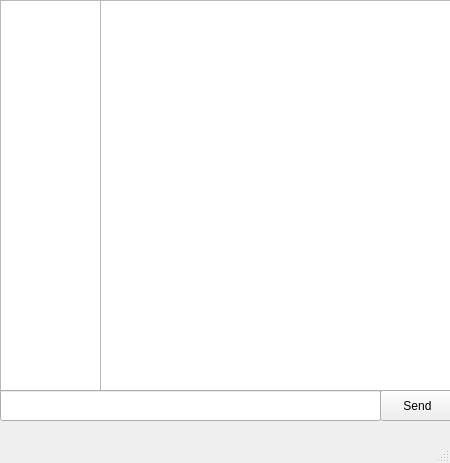
<?xml version="1.0" encoding="UTF-8"?>
<ui version="4.0">
 <class>MainWindow</class>
 <widget class="QMainWindow" name="MainWindow">
  <property name="geometry">
   <rect>
    <x>0</x>
    <y>0</y>
    <width>450</width>
    <height>463</height>
   </rect>
  </property>
  <property name="windowTitle">
   <string>MainWindow</string>
  </property>
  <widget class="QWidget" name="centralwidget">
   <widget class="QTextEdit" name="chatView">
    <property name="geometry">
     <rect>
      <x>100</x>
      <y>0</y>
      <width>351</width>
      <height>391</height>
     </rect>
    </property>
   </widget>
   <widget class="QListWidget" name="userListView">
    <property name="geometry">
     <rect>
      <x>0</x>
      <y>0</y>
      <width>101</width>
      <height>391</height>
     </rect>
    </property>
   </widget>
   <widget class="QLineEdit" name="messageLineEdit">
    <property name="geometry">
     <rect>
      <x>0</x>
      <y>390</y>
      <width>381</width>
      <height>31</height>
     </rect>
    </property>
   </widget>
   <widget class="QPushButton" name="sendButton">
    <property name="geometry">
     <rect>
      <x>380</x>
      <y>390</y>
      <width>75</width>
      <height>31</height>
     </rect>
    </property>
    <property name="text">
     <string>Send</string>
    </property>
   </widget>
  </widget>
  <widget class="QMenuBar" name="menubar">
   <property name="geometry">
    <rect>
     <x>0</x>
     <y>0</y>
     <width>450</width>
     <height>21</height>
    </rect>
   </property>
  </widget>
  <widget class="QStatusBar" name="statusbar"/>
 </widget>
 <resources/>
 <connections/>
</ui>
